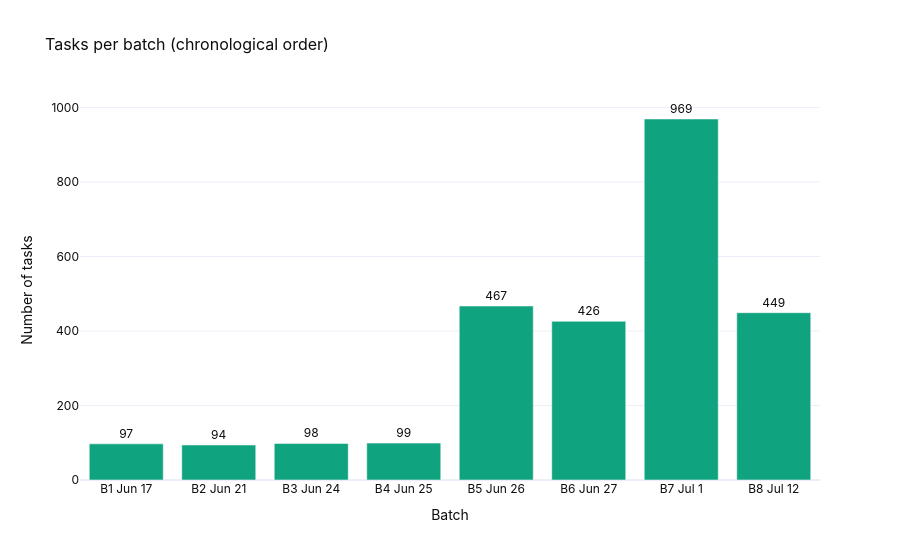

Source (notebook cell):
### Markdown cell above
### 4.4 Batch sizes & date range

### Code cell
# ⚠️ GOTCHA: Batch sizes vary from ~94 to ~969.
# Small batches have much wider confidence intervals — always report uncertainty.
batch_summary = (
    df.groupby(["batch_order","batch_label","batch"])
    .agg(n=("task","count"), first_date=("created_at_pacific","min"))
    .reset_index()
    .sort_values("batch_order")
)
display(batch_summary[["batch_label","n","first_date"]].reset_index(drop=True))

fig = px.bar(
    batch_summary, x="batch_label", y="n", text="n",
    template=PLOTLY_TEMPLATE, color_discrete_sequence=[COLOR_A],
    title="Tasks per batch (chronological order)",
    labels={"batch_label":"Batch","n":"Number of tasks"},
)
fig.update_traces(textposition="outside")
fig.show()

### Figure 1 — Plotly figure (JSON) as saved in the notebook; plotly's stock layout.template omitted (floating-point values rounded to 4 significant figures)
{"data": [{"hovertemplate": "Batch=%{x}<br>Number of tasks=%{text}<extra></extra>", "legendgroup": "", "marker": {"color": "#10A37F", "pattern": {"shape": ""}}, "name": "", "orientation": "v", "showlegend": false, "text": [97.0, 94.0, 98.0, 99.0, 467.0, 426.0, 969.0, 449.0], "textposition": "outside", "type": "bar", "x": ["B1 Jun 17", "B2 Jun 21", "B3 Jun 24", "B4 Jun 25", "B5 Jun 26", "B6 Jun 27", "B7 Jul 1", "B8 Jul 12"], "xaxis": "x", "y": [97, 94, 98, 99, 467, 426, 969, 449], "yaxis": "y"}], "layout": {"barmode": "relative", "legend": {"tracegroupgap": 0}, "title": {"text": "Tasks per batch (chronological order)"}, "xaxis": {"anchor": "y", "domain": [0, 1], "title": {"text": "Batch"}}, "yaxis": {"anchor": "x", "domain": [0, 1], "title": {"text": "Number of tasks"}}}}
